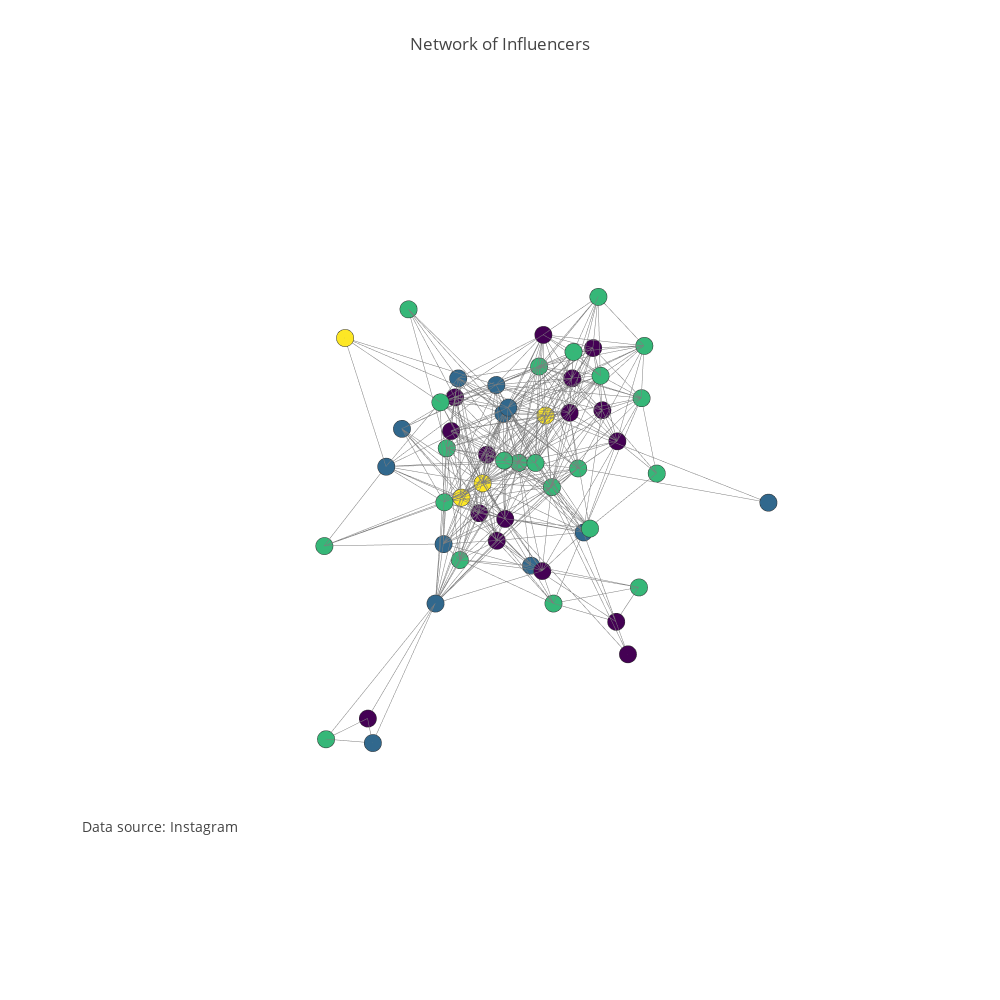

Here is the notebook cell this chart was saved with:
### Code cell
data=[trace1, trace2]
fig=go.Figure(data=data, layout=layout)

py.init_notebook_mode(connected=True)
py.iplot(fig, filename='Influenza')

### Figure 1 — Plotly figure (JSON) as saved in the notebook; plotly's stock layout.template omitted (floating-point values rounded to 4 significant figures; data arrays with more than 128 entries replaced by an {"elided": "..."} marker saying what was removed)
{"data": [{"hoverinfo": "none", "line": {"color": "rgb(125,125,125)", "width": 1}, "mode": "lines", "type": "scatter3d", "uid": "8204770a-a164-11e8-bacc-7085c27db6fa", "x": {"elided": "1185 float values"}, "y": {"elided": "1185 float values"}, "z": {"elided": "1185 float values"}}, {"hoverinfo": "text", "marker": {"color": [0, 1, 1, 2, 2, 2, 0, 2, 2, 0, 2, 2, 0, 2, 0, 2, 1, 2, 0, 2, 1, 0, 1, 3, 2, 3, 2, 1, 0, 2, 3, 3, 0, 1, 0, 0, 0, 2, 1, 0, 2, 2, 1, 2, 1, 0, 2, 1, 2, 2, 0, 2, 0, 1, 0], "colorscale": "Viridis", "line": {"color": "rgb(50,50,50)", "width": 0.5}, "size": 6, "symbol": "circle"}, "mode": "markers", "name": "influencers", "text": ["audreyxaudrey", "aureliahathaway", "aylna", "bbychachki", "beatricesays", "beautifuladieu", "beccabeczten", "belluspuera", "bellywellyjelly", "bertillawong", "bongqiuqiu", "chevonnecheng", "chiamhuiy", "dreachong", "eexuan", "fionafussi", "gnitil", "heyrozz", "itsfranxcesca", "jemmawei", "joannalhs", "jocinaaa", "kimberlychia", "leannelow", "marxmae", "melissackoh", "meowiie", "mirchelley", "mongabong", "ms_rach", "ncwong", "nellielim", "nicolechangmin", "ninatsf", "novitalam", "ohsofickle", "omfgwen", "prettyfrowns", "rchlwngxx", "ricejasminee", "rjt99", "rozpho", "saffronsharpe", "shiberty", "soniachew", "sophiachong", "sophiewillocq", "speishi", "weecheryl", "willamazing", "xelainejasmine", "xiaxue", "xinlinnn", "yankaykay", "zoeraymondtan"], "type": "scatter3d", "uid": "8204770b-a164-11e8-a455-7085c27db6fa", "x": [-0.3848, -0.227, -0.1546, -0.2825, -0.07397, -0.6306, -0.2317, -0.04846, -0.02947, -0.1425, -0.1663, -0.3663, -0.06943, -0.1879, -0.4204, 0.09698, 0.03696, -0.192, -0.1099, -0.4528, -0.03366, -0.3324, 0.06605, -0.1786, 0.1552, 0.5785, 0.2917, 0.4767, -0.05383, 0.06384, 0.08073, 0.05328, -0.1249, 0.4327, -0.01468, -0.173, 0.1255, -0.2089, 0.2351, -0.08664, 0.03166, 0.2601, 0.07564, 0.5379, -0.04326, 0.1045, 0.1396, -0.5919, -0.7413, -0.0528, 0.2205, 1, 0.829, 0.9142], "y": [0.2121, -0.1299, 0.1974, -0.04683, 0.1043, 0.1368, 0.1275, 0.1976, -0.01935, 0.1172, 0.2189, 0.2392, 0.04706, 0.1721, 0.03579, 0.1789, -0.06509, -0.08065, 0.1408, 0.1856, -0.1011, 0.1835, 0.02112, -0.03083, 0.09015, -0.1473, -0.06374, -0.1324, -0.1564, -0.2461, -0.2078, -0.1211, -0.455, 0.02972, -0.2128, -0.3302, 0.06689, 0.1093, -0.1425, 0.05959, -0.3364, -0.1001, -0.5428, -0.4646, -0.3442, -0.2266, 0.4602, 0.6788, 0.0889, -0.6184, 0.7111, 0.1277, 0.1226, 0.2611], "z": [-0.8003, -0.6068, -0.2263, -0.7959, -0.03073, -0.8043, 0.4694, 0.5429, 0.03673, 0.3845, 0.423, 0.4696, 0.5448, 0.6792, 0.1179, 0.1824, 0.3583, 0.3396, 0.2744, 0.2145, 0.2044, 0.08349, 0.3168, 0.166, 0.1782, 0.6859, 0.3921, 0.199, -0.3995, -0.4802, -0.153, -0.06048, 0.09661, -0.3154, -0.2751, -0.1304, -0.08856, -0.01045, -0.2534, -0.4481, -0.01403, -0.03327, 0.002924, -0.2728, 0.25, 0.1378, 0.08113, -0.07069, -0.2878, 0.4321, -0.242, -0.4819, -0.5208, -0.4615]}], "layout": {"annotations": [{"font": {"size": 14}, "showarrow": false, "text": "Data source: Instagram", "x": 0, "xanchor": "left", "xref": "paper", "y": 0.1, "yanchor": "bottom", "yref": "paper"}], "height": 1000, "hovermode": "closest", "margin": {"t": 100}, "scene": {"xaxis": {"showbackground": false, "showgrid": false, "showline": false, "showticklabels": false, "title": "", "zeroline": false}, "yaxis": {"showbackground": false, "showgrid": false, "showline": false, "showticklabels": false, "title": "", "zeroline": false}, "zaxis": {"showbackground": false, "showgrid": false, "showline": false, "showticklabels": false, "title": "", "zeroline": false}}, "showlegend": false, "title": "Network of Influencers", "width": 1000}}
